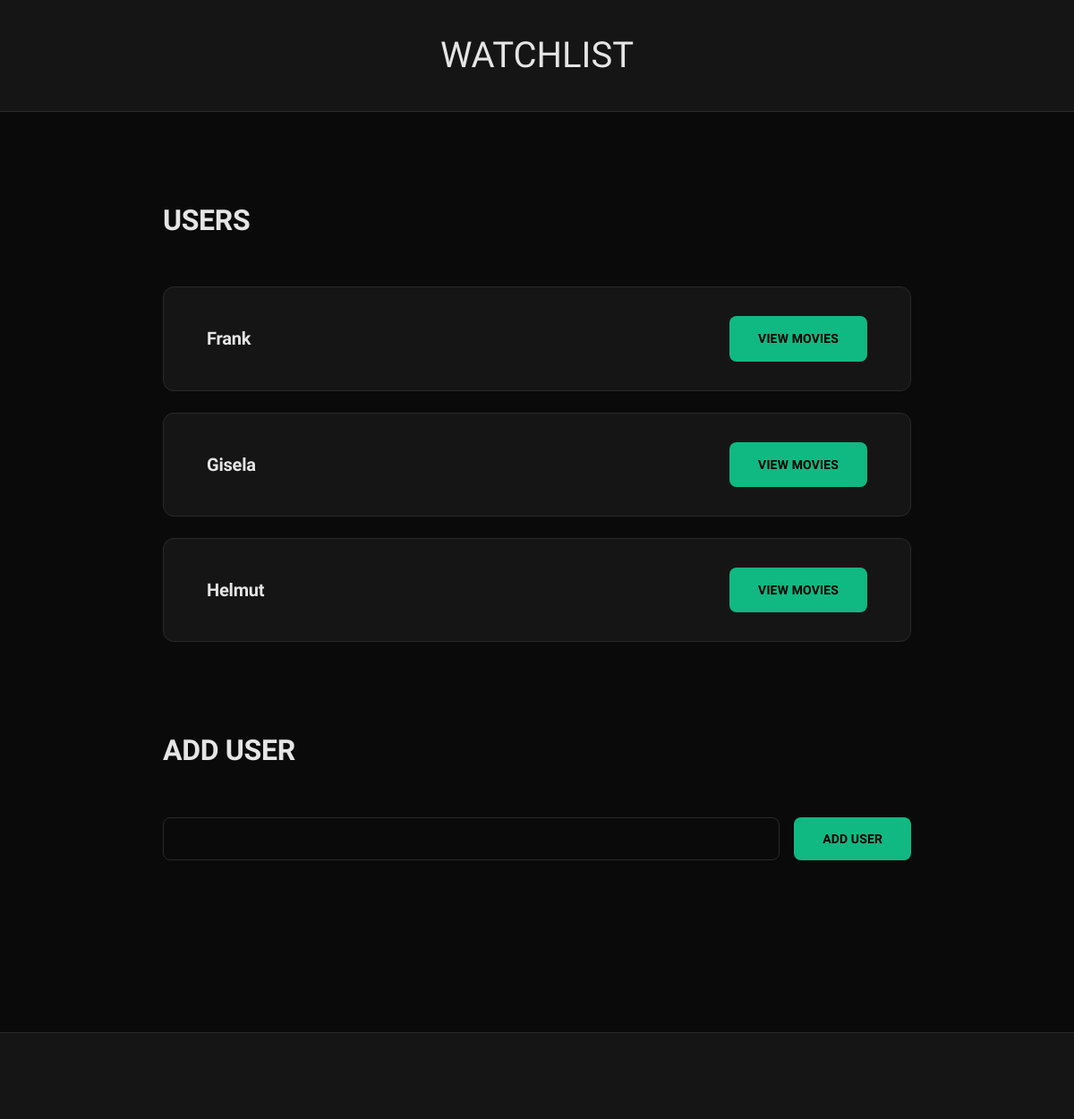
Before: / with the older database file.
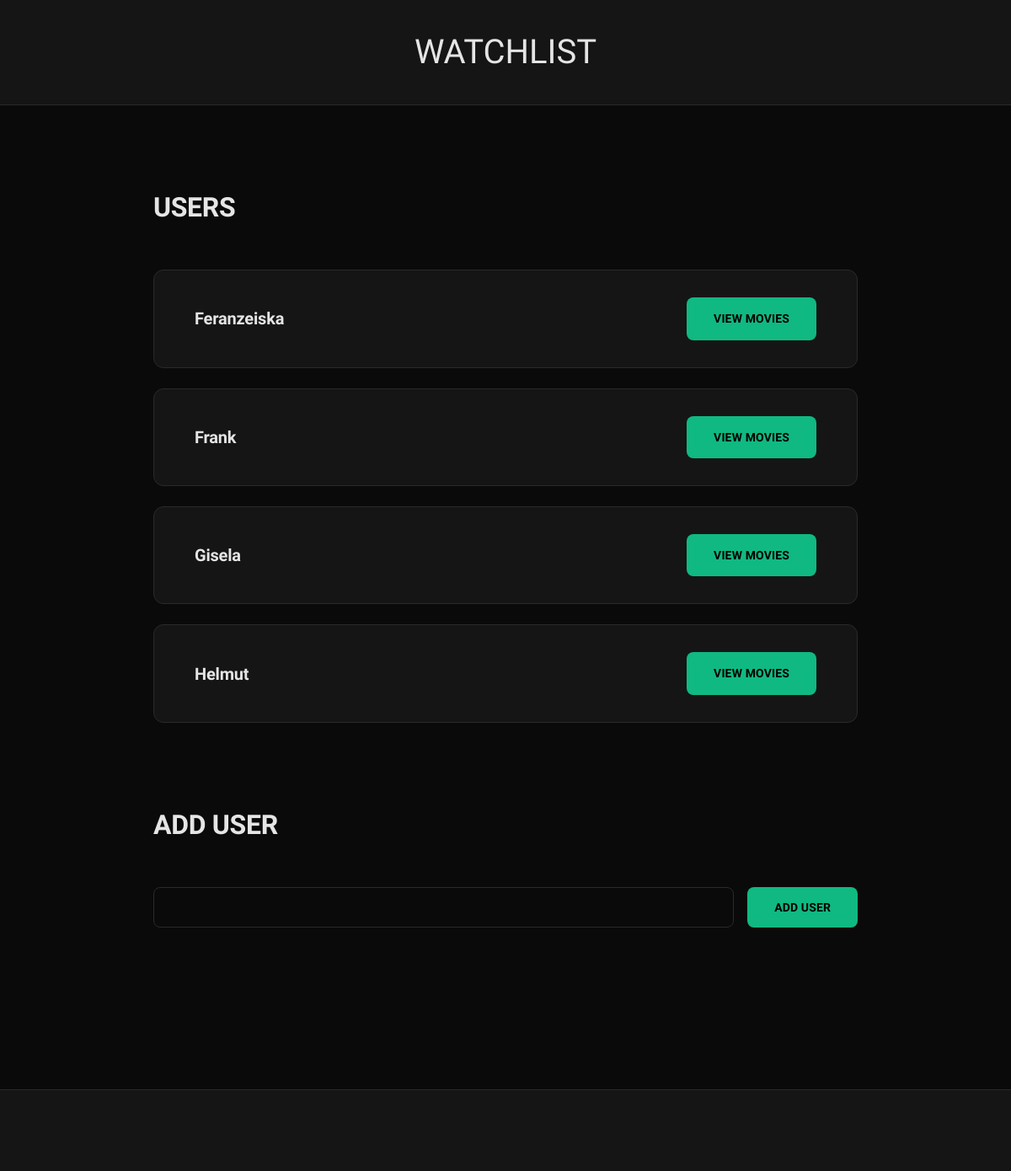
After: the same page with the newer database file.
### models.py (models this page shows, shortened)
class User(db.Model):
    __tablename__ = 'users'
    id = db.Column(db.Integer, primary_key=True, autoincrement=True)
    name = db.Column(db.String(100), nullable=False)

### app.py (the view)
@app.route('/')
def list_users():
    users = data_manager.get_users()
    is_success = request.args.get('success') is not None
    return render_template('home.html', users=users, success=is_success)

### data_manager.py (called while the page is built)
    def get_users(self):
        all_users_query = (
            select(User)
            .order_by(User.name)
        )
        list_of_all_users = db.session.execute(all_users_query).scalars().all()
        return list_of_all_users

### templates/home.html (shortened to what this page needs)
{% extends "base.html" %}
{% block content %}
    <h1>USERS</h1>
    {% for user in users %}
        <div class="user">
            <h3>{{ user.name }}</h3>
            <a href="/users/{{ user.id }}/movies" class="btn">VIEW MOVIES</a>
        </div>
    {% endfor %}
    <div class="add">
        <h3>ADD USER</h3>
        <form action="/users" method="POST">
            <input type="text" id="username" name="username">
            <input type="submit" value="ADD USER">
        </form>
    </div>
{% endblock %}

### templates/base.html (shortened to what this page needs)
<!DOCTYPE html>
<html lang="en">
<head>
    <link rel="stylesheet" href="{{ url_for('static', filename='style.css') }}">
</head>
<body>
    <header>
        <a href="/"><h1>WATCHLIST</h1></a>
    </header>
    <main>
        {% block content %}
        {% endblock %}
    </main>
    <footer>
    </footer>
</body>
</html>

### static/style.css (style rules this page uses)
:root { --color-bg: #0a0a0a; --color-surface: #151515; --color-surface-elevated: #1a1a1a; --color-text: #e5e5e5; --color-text-muted: #888888; --color-accent: #10b981; --color-accent-hover: #059669; --color-accent-glow: rgba(16, 185, 129, 0.15); --color-border: #2a2a2a; --color-shadow: rgba(0, 0, 0, 0.3); --spacing-xs: 0.5rem; --spacing-sm: 1rem; --spacing-md: 1.5rem; --spacing-lg: 2rem; --spacing-xl: 3rem; --spacing-2xl: 4rem; --spacing-3xl: 6rem; --radius-sm: 8px; --radius-md: 12px; --radius-lg: 16px; --transition: all 0.3s cubic-bezier(0.4, 0, 0.2, 1); }
* { margin: 0; padding: 0; box-sizing: border-box; }
body { font-family: "Google Sans", sans-serif; font-optical-sizing: auto; font-weight: 400; font-style: normal; font-variation-settings: "GRAD" 0; background: var(--color-bg); color: var(--color-text); line-height: 1.6; min-height: 100vh; display: flex; flex-direction: column; -webkit-font-smoothing: antialiased; -moz-osx-font-smoothing: grayscale; }
h1 { font-weight: 700; }
header { background: var(--color-surface); padding: 30px; text-align: center; border-bottom: 1px solid var(--color-border); }
header h1 { font-family: "BBH Bartle", sans-serif; font-weight: 400; font-style: normal; font-size: clamp(1.5rem, 5vw, 2.5rem); color: var(--color-text); margin: 0; }
main { flex: 1; max-width: 900px; margin: 0 auto; padding: var(--spacing-3xl) var(--spacing-lg); width: 100%; }
main > h1 { font-size: clamp(1.5rem, 3vw, 2rem); font-weight: 600; color: var(--color-text); margin-bottom: var(--spacing-xl); letter-spacing: -0.01em; }
a { text-decoration: none; }
.user { background: var(--color-surface); border: 1px solid var(--color-border); border-radius: var(--radius-md); padding: var(--spacing-lg) var(--spacing-xl); margin-bottom: var(--spacing-md); display: flex; justify-content: space-between; align-items: center; transition: var(--transition); }
.user h3 { font-size: 1.25rem; font-weight: 600; color: var(--color-text); letter-spacing: -0.01em; }
.add { margin-top: var(--spacing-3xl); width: 100%; }
.add h3 { font-size: clamp(1.5rem, 3vw, 2rem); font-weight: 600; color: var(--color-text); margin-bottom: var(--spacing-xl); letter-spacing: -0.01em; text-transform: uppercase; }
.add form { display: flex; gap: var(--spacing-sm); align-items: stretch; width: 100%; }
.add input[type="text"] { flex: 1; padding: 0.875rem 1.25rem; border: 1px solid var(--color-border); border-radius: var(--radius-sm); background: var(--color-bg); color: var(--color-text); font-size: 0.95rem; font-family: inherit; transition: var(--transition); outline: none; }
.add input[type="text"]::placeholder { color: var(--color-text-muted); opacity: 0.6; }
input[type="submit"], .btn { background: var(--color-accent); color: #000000; border: none; padding: 0.875rem 2rem; border-radius: var(--radius-sm); font-size: 0.875rem; font-weight: 600; letter-spacing: 0.01em; cursor: pointer; transition: var(--transition); white-space: nowrap; font-family: inherit; text-decoration: none; display: inline-block; }
footer { background: var(--color-surface); padding: var(--spacing-xl) 0; text-align: center; color: var(--color-text-muted); border-top: 1px solid var(--color-border); margin-top: var(--spacing-3xl); font-size: 0.875rem; }

Changed rows visible on the page:
added User: name "Feranzeiska"
